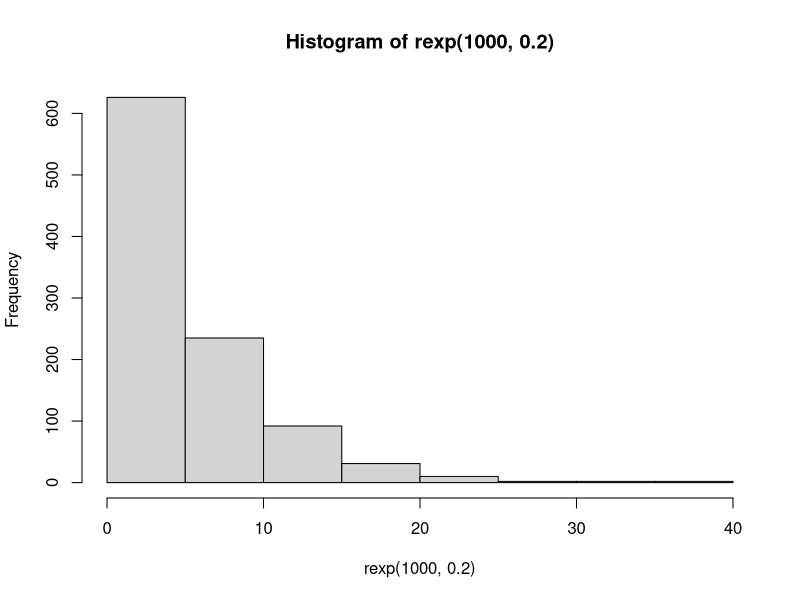
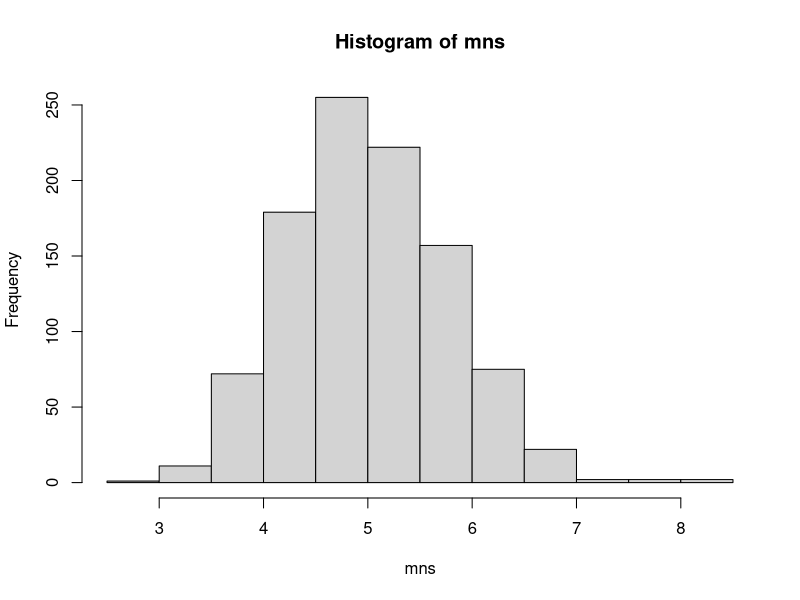
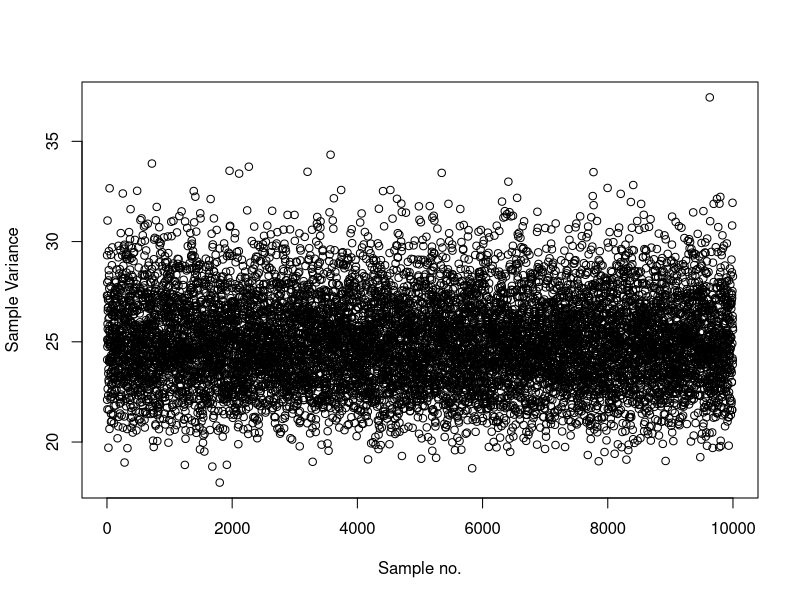
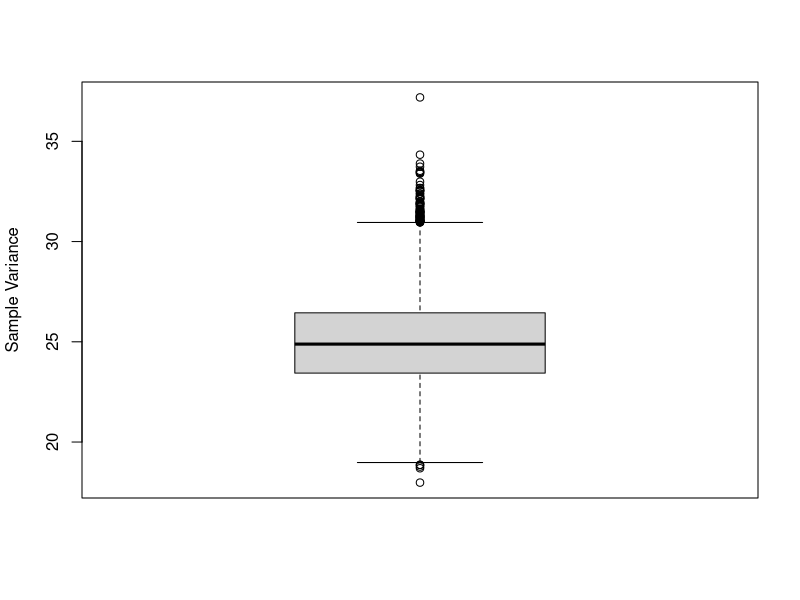
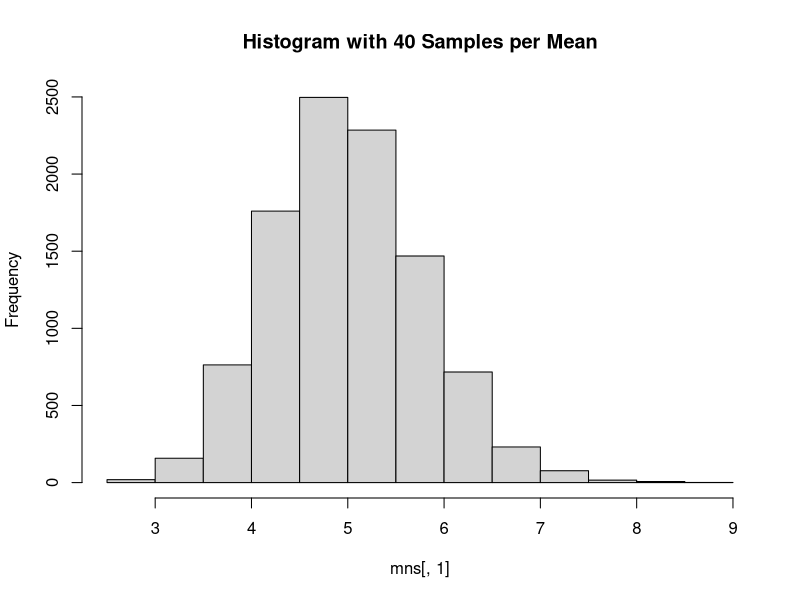
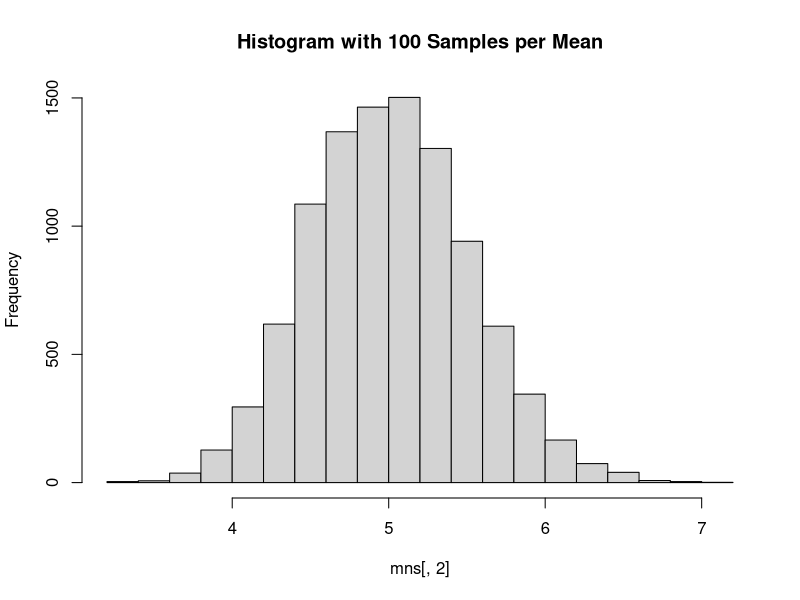
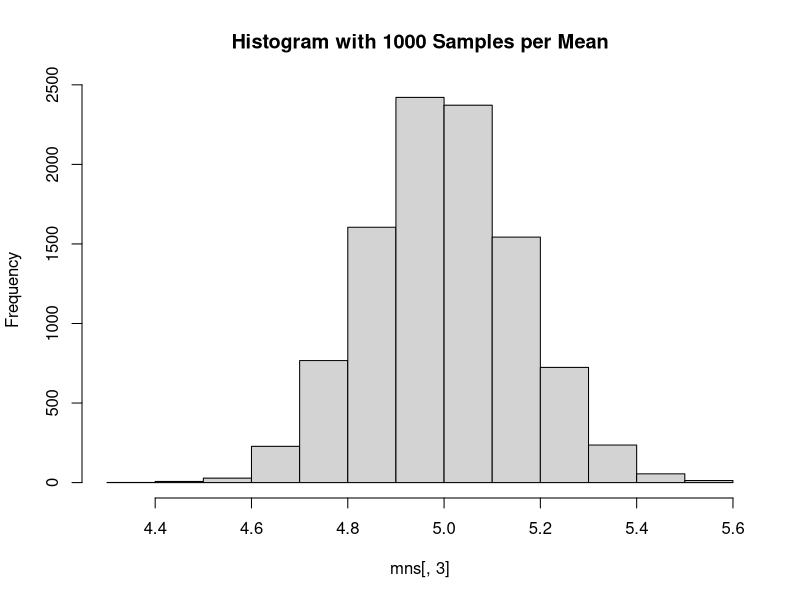
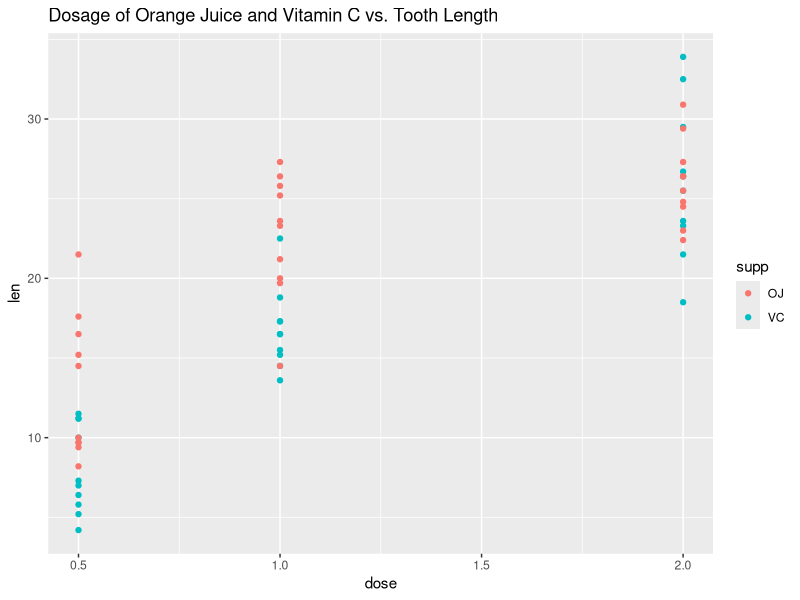

Recreate these plots in R, in order.
## ---- chunk 1
hist(rexp(1000,.2))

## ---- chunk 2
mns=NULL
for (i in 1:1000) mns=c(mns,mean(rexp(40,.2)))
hist(mns)
## ---- chunk 3
mean(mns)

## ---- chunk 4
var(rexp(1000,.2))
## ---- chunk 5
var(rexp(10000,.2))
var(rexp(100000,.2))
## ---- chunk 6
sample.vars=NULL
for (i in 1:10000) sample.vars=c(sample.vars,var(rexp(1000,.2)))
plot(sample.vars,xlab="Sample no.",ylab="Sample Variance")
boxplot(sample.vars,ylab="Sample Variance")

## ---- chunk 7
mns=NULL
mns2=NULL
mns3=NULL

for (i in 1:10000) mns=c(mns,mean(rexp(40,.2)))
for (i in 1:10000) mns2=c(mns2,mean(rexp(100,.2)))
for (i in 1:10000) mns3=c(mns3,mean(rexp(1000,.2)))

mns=cbind(mns,mns2,mns3)

hist(mns[,1],main="Histogram with 40 Samples per Mean")
hist(mns[,2],main="Histogram with 100 Samples per Mean")
hist(mns[,3],main="Histogram with 1000 Samples per Mean")
## ---- chunk 8
library(ggplot2)
qplot(data=ToothGrowth,x=dose,y=len,color=supp,main="Dosage of Orange Juice and Vitamin C vs. Tooth Length")
## ---- chunk 9
toothvc.5<-ToothGrowth[1:10,]
toothvc.1<-ToothGrowth[11:20,]
toothvc.2<-ToothGrowth[21:30,]

toothoj.5<-ToothGrowth[31:40,]
toothoj.1<-ToothGrowth[41:50,]
toothoj.2<-ToothGrowth[51:60,]

## ---- chunk 10
ybar<-mean(toothoj.5$len)
vary<-var(toothoj.5$len)
ny<-10

xbar<-mean(toothvc.5$len)
varx<-var(toothvc.5$len)
nx<-10

df<-(varx/nx + vary/ny)^2/((varx/nx)^2/(nx-1)+(vary/ny)^2/(ny-1))
ybar-xbar*c(-1,1)*qt(0.975,df)*sqrt(varx/nx+vary/ny)

## ---- chunk 11
ybar<-mean(toothoj.1$len)
vary<-var(toothoj.1$len)
ny<-10

xbar<-mean(toothvc.1$len)
varx<-var(toothvc.1$len)
nx<-10

df<-(varx/nx + vary/ny)^2/((varx/nx)^2/(nx-1)+(vary/ny)^2/(ny-1))
ybar-xbar*c(-1,1)*qt(0.975,df)*sqrt(varx/nx+vary/ny)
## ---- chunk 12
ybar<-mean(toothoj.2$len)
vary<-var(toothoj.2$len)
ny<-10

xbar<-mean(toothvc.2$len)
varx<-var(toothvc.2$len)
nx<-10

df<-(varx/nx + vary/ny)^2/((varx/nx)^2/(nx-1)+(vary/ny)^2/(ny-1))
ybar-xbar*c(-1,1)*qt(0.975,df)*sqrt(varx/nx+vary/ny)
